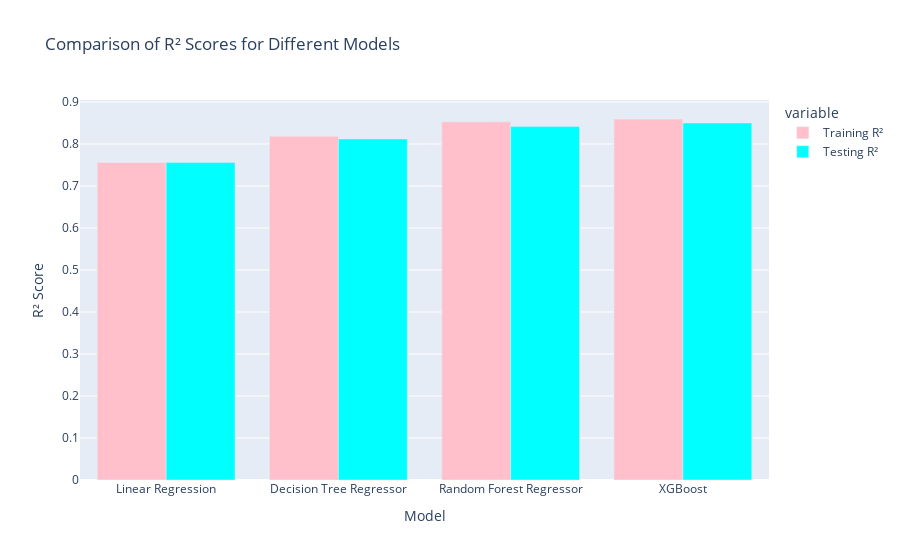

Notebook code for this chart:
### Code cell
import plotly.express as px
import pandas as pd

# Data for the models
data = {
    'Model': ['Linear Regression', 'Decision Tree Regressor', 'Random Forest Regressor', 'XGBoost'],
    'Training R²': [0.7561, 0.8185, 0.8529, 0.8595],
    'Testing R²': [0.7557, 0.8120, 0.8414, 0.8500]
}

# Convert the data into a pandas DataFrame
df = pd.DataFrame(data)

# Create the grouped bar chart
fig = px.bar(
    df,
    x='Model',
    y=['Training R²', 'Testing R²'],
    title='Comparison of R² Scores for Different Models',
    labels={'value': 'R² Score', 'Model': 'Model'},
    color_discrete_map={'Training R²': 'pink', 'Testing R²': 'cyan'},
    barmode='group'
)

# Show the plot
fig.show()

### Figure 1 — Plotly figure (JSON) as saved in the notebook; plotly's stock layout.template omitted (floating-point values rounded to 4 significant figures)
{"data": [{"alignmentgroup": "True", "hovertemplate": "variable=Training R²<br>Model=%{x}<br>R² Score=%{y}<extra></extra>", "legendgroup": "Training R²", "marker": {"color": "pink", "pattern": {"shape": ""}}, "name": "Training R²", "offsetgroup": "Training R²", "orientation": "v", "showlegend": true, "textposition": "auto", "type": "bar", "x": ["Linear Regression", "Decision Tree Regressor", "Random Forest Regressor", "XGBoost"], "xaxis": "x", "y": [0.7561, 0.8185, 0.8529, 0.8595], "yaxis": "y"}, {"alignmentgroup": "True", "hovertemplate": "variable=Testing R²<br>Model=%{x}<br>R² Score=%{y}<extra></extra>", "legendgroup": "Testing R²", "marker": {"color": "cyan", "pattern": {"shape": ""}}, "name": "Testing R²", "offsetgroup": "Testing R²", "orientation": "v", "showlegend": true, "textposition": "auto", "type": "bar", "x": ["Linear Regression", "Decision Tree Regressor", "Random Forest Regressor", "XGBoost"], "xaxis": "x", "y": [0.7557, 0.812, 0.8414, 0.85], "yaxis": "y"}], "layout": {"autosize": true, "barmode": "group", "legend": {"title": {"text": "variable"}, "tracegroupgap": 0}, "title": {"text": "Comparison of R² Scores for Different Models"}, "xaxis": {"anchor": "y", "autorange": true, "domain": [0, 1], "range": [-0.5, 3.5], "title": {"text": "Model"}, "type": "category"}, "yaxis": {"anchor": "x", "autorange": true, "domain": [0, 1], "range": [0, 0.9047], "title": {"text": "R² Score"}, "type": "linear"}}}
